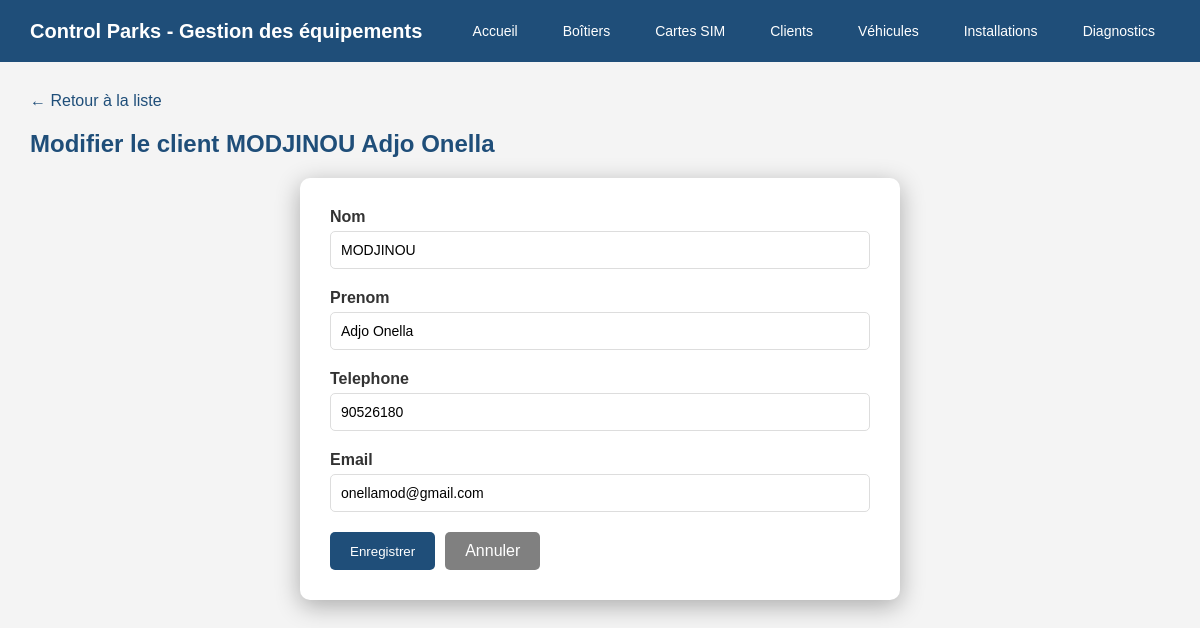
Screenshot of /clients/1/modifier/ with the database file from the repository.
### equipements/models.py (models this page shows, shortened)
class Client(models.Model):
    nom = models.CharField(max_length=150)
    prenom = models.CharField(max_length=150, blank=True)
    telephone = models.CharField(max_length=50, blank=True)
    email = models.CharField(max_length=150, blank=True)

### equipements/views.py (the view)
# urls.py: path('clients/<int:id>/modifier/', views.modifier_client, name='modifier_client'),
def modifier_client(request, id):
    client = Client.objects.get(id=id)
    if request.method == 'POST':
        form = ClientForm(request.POST, instance=client)
        if form.is_valid():
            form.save()
            return redirect('liste_clients')
    else:
        form = ClientForm(instance=client)
    return render(request, 'equipements/clients/modifier.html', {
        'form': form,
        'client': client
    })

### equipements/forms.py
class ClientForm(forms.ModelForm):
    class Meta:
        model = Client
        fields = ['nom', 'prenom', 'telephone', 'email']

### equipements/templates/equipements/clients/modifier.html (shortened to what this page needs)
{% extends 'equipements/base.html' %}
{% block content %}
<a href="/clients/" class="retour">← Retour à la liste</a>
<h2>Modifier le client {{ client.nom }} {{ client.prenom }}</h2>
<div class="form-container">
    <form method="POST">
        {% for field in form %}
        <div class="form-group">
            <label>{{ field.label }}</label>
            {{ field }}
        </div>
        {% endfor %}
        <div style="display:flex; gap:10px; margin-top:10px;">
            <button type="submit" class="btn">Enregistrer</button>
            <a href="javascript:history.back()" class="btn" style="background-color:gray;">Annuler</a>
        </div>
    </form>
</div>
{% endblock %}

### equipements/templates/equipements/base.html (style rules this page uses)
* { margin: 0; padding: 0; box-sizing: border-box; }
body { font-family: Arial, sans-serif; background-color: #f4f4f4; }
h2 { color: #1F4E79; margin-bottom: 20px; }
.btn { background-color: #1F4E79; color: white; padding: 10px 20px; border: none; border-radius: 5px; cursor: pointer; text-decoration: none; display: inline-block; }
.retour { display: inline-block; margin-bottom: 20px; color: #1F4E79; text-decoration: none; }
.form-group { margin-bottom: 20px; }
label { display: block; margin-bottom: 5px; font-weight: bold; color: #333; }
input, select, textarea { width: 100%; padding: 10px; border: 1px solid #ddd; border-radius: 5px; font-size: 14px; }
.form-container { background: white; border-radius: 10px; padding: 30px; max-width: 600px; margin: 0 auto; box-shadow: 0 6px 25px rgba(0,0,0,0.3); }

### rows the page displays
Client: nom "MODJINOU", prenom "Adjo Onella", form "MODJINOU" "Adjo Onella" "90526180" "onellamod@gmail.com"

### other values shown
{{ field.label }} "Nom" "Prenom" "Telephone" "Email"
